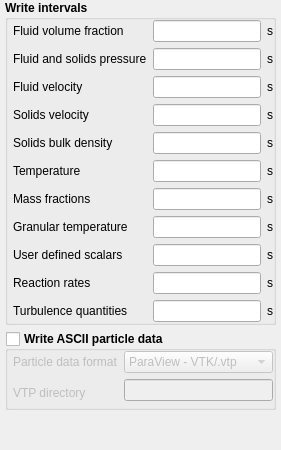
     <widget class="QWidget" name="page_spx">
      <layout class="QGridLayout" name="gridLayout_3">
       <property name="leftMargin">
        <number>5</number>
       </property>
       <property name="topMargin">
        <number>0</number>
       </property>
       <property name="rightMargin">
        <number>5</number>
       </property>
       <property name="bottomMargin">
        <number>0</number>
       </property>
       <item row="0" column="0" colspan="2">
        <widget class="QGroupBox" name="groupbox_spx">
         <property name="maximumSize">
          <size>
           <width>16777215</width>
           <height>16777215</height>
          </size>
         </property>
         <property name="font">
          <font>
           <weight>75</weight>
           <bold>true</bold>
          </font>
         </property>
         <property name="title">
          <string>Write intervals</string>
         </property>
         <property name="flat">
          <bool>true</bool>
         </property>
         <layout class="QGridLayout" name="gridLayout_2">
          <property name="leftMargin">
           <number>5</number>
          </property>
          <property name="topMargin">
           <number>0</number>
          </property>
          <property name="rightMargin">
           <number>0</number>
          </property>
          <property name="bottomMargin">
           <number>0</number>
          </property>
          <property name="spacing">
           <number>6</number>
          </property>
          <item row="8" column="2">
           <widget class="QLabel" name="label_spx_dt_units_args_9">
            <property name="font">
             <font>
              <weight>50</weight>
              <bold>false</bold>
             </font>
            </property>
            <property name="text">
             <string>s</string>
            </property>
           </widget>
          </item>
          <item row="5" column="1">
           <widget class="LineEdit" name="lineedit_keyword_spx_dt_args_6">
            <property name="maximumSize">
             <size>
              <width>16777215</width>
              <height>16777215</height>
             </size>
            </property>
            <property name="font">
             <font>
              <weight>50</weight>
              <bold>false</bold>
             </font>
            </property>
           </widget>
          </item>
          <item row="6" column="0">
           <widget class="QLabel" name="label_spx_dt_args_7">
            <property name="font">
             <font>
              <weight>50</weight>
              <bold>false</bold>
             </font>
            </property>
            <property name="text">
             <string>Mass fractions</string>
            </property>
           </widget>
          </item>
          <item row="9" column="0">
           <widget class="QLabel" name="label_spx_dt_args_10">
            <property name="font">
             <font>
              <weight>50</weight>
              <bold>false</bold>
             </font>
            </property>
            <property name="text">
             <string>Reaction rates</string>
            </property>
           </widget>
          </item>
          <item row="9" column="1">
           <widget class="LineEdit" name="lineedit_keyword_spx_dt_args_10">
            <property name="maximumSize">
             <size>
              <width>16777215</width>
              <height>16777215</height>
             </size>
            </property>
            <property name="font">
             <font>
              <weight>50</weight>
              <bold>false</bold>
             </font>
            </property>
           </widget>
          </item>
          <item row="9" column="2">
           <widget class="QLabel" name="label_spx_dt_units_args_10">
            <property name="font">
             <font>
              <weight>50</weight>
              <bold>false</bold>
             </font>
            </property>
            <property name="text">
             <string>s</string>
            </property>
           </widget>
          </item>
          <item row="10" column="0">
           <widget class="QLabel" name="label_spx_dt_args_11">
            <property name="font">
             <font>
              <weight>50</weight>
              <bold>false</bold>
             </font>
            </property>
            <property name="text">
             <string>Turbulence quantities</string>
            </property>
           </widget>
          </item>
          <item row="10" column="2">
           <widget class="QLabel" name="label_spx_dt_units_args_11">
            <property name="font">
             <font>
              <weight>50</weight>
              <bold>false</bold>
             </font>
            </property>
            <property name="text">
             <string>s</string>
            </property>
           </widget>
          </item>
          <item row="7" column="0">
           <widget class="QLabel" name="label_spx_dt_args_8">
            <property name="font">
             <font>
              <weight>50</weight>
              <bold>false</bold>
             </font>
            </property>
            <property name="text">
             <string>Granular temperature</string>
            </property>
           </widget>
          </item>
          <item row="7" column="1">
           <widget class="LineEdit" name="lineedit_keyword_spx_dt_args_8">
            <property name="font">
             <font>
              <weight>50</weight>
              <bold>false</bold>
             </font>
            </property>
           </widget>
          </item>
          <item row="7" column="2">
           <widget class="QLabel" name="label_spx_dt_units_args_8">
            <property name="font">
             <font>
              <weight>50</weight>
              <bold>false</bold>
             </font>
            </property>
            <property name="text">
             <string>s</string>
            </property>
           </widget>
          </item>
          <item row="8" column="0">
           <widget class="QLabel" name="label_spx_dt_args_9">
            <property name="font">
             <font>
              <weight>50</weight>
              <bold>false</bold>
             </font>
            </property>
            <property name="text">
             <string>User defined scalars</string>
            </property>
           </widget>
          </item>
          <item row="1" column="1">
           <widget class="LineEdit" name="lineedit_keyword_spx_dt_args_2">
            <property name="maximumSize">
             <size>
              <width>16777215</width>
              <height>16777215</height>
             </size>
            </property>
            <property name="font">
             <font>
              <weight>50</weight>
              <bold>false</bold>
             </font>
            </property>
           </widget>
          </item>
          <item row="1" column="2">
           <widget class="QLabel" name="label_spx_dt_units_args_2">
            <property name="font">
             <font>
              <weight>50</weight>
              <bold>false</bold>
             </font>
            </property>
            <property name="text">
             <string>s</string>
            </property>
           </widget>
          </item>
          <item row="2" column="0">
           <widget class="QLabel" name="label_spx_dt_args_3">
            <property name="font">
             <font>
              <weight>50</weight>
              <bold>false</bold>
             </font>
            </property>
            <property name="text">
             <string>Fluid velocity</string>
            </property>
           </widget>
          </item>
          <item row="0" column="0">
           <widget class="QLabel" name="label_spx_dt_args_1">
            <property name="font">
             <font>
              <weight>50</weight>
              <bold>false</bold>
             </font>
            </property>
            <property name="text">
             <string>Fluid volume fraction</string>
            </property>
           </widget>
          </item>
          <item row="0" column="1">
           <widget class="LineEdit" name="lineedit_keyword_spx_dt_args_1">
            <property name="maximumSize">
             <size>
              <width>16777215</width>
              <height>16777215</height>
             </size>
            </property>
            <property name="font">
             <font>
              <weight>50</weight>
              <bold>false</bold>
             </font>
            </property>
           </widget>
          </item>
          <item row="8" column="1">
           <widget class="LineEdit" name="lineedit_keyword_spx_dt_args_7">
            <property name="maximumSize">
             <size>
              <width>16777215</width>
              <height>16777215</height>
             </size>
            </property>
            <property name="font">
             <font>
              <weight>50</weight>
              <bold>false</bold>
             </font>
            </property>
           </widget>
          </item>
          <item row="5" column="2">
           <widget class="QLabel" name="label_spx_dt_units_args_6">
            <property name="font">
             <font>
              <weight>50</weight>
              <bold>false</bold>
             </font>
            </property>
            <property name="text">
             <string>s</string>
            </property>
           </widget>
          </item>
          <item row="6" column="1">
           <widget class="LineEdit" name="lineedit_keyword_spx_dt_args_9">
            <property name="maximumSize">
             <size>
              <width>16777215</width>
              <height>16777215</height>
             </size>
            </property>
            <property name="font">
             <font>
              <weight>50</weight>
              <bold>false</bold>
             </font>
            </property>
           </widget>
          </item>
          <item row="6" column="2">
           <widget class="QLabel" name="label_spx_dt_units_args_7">
            <property name="font">
             <font>
              <weight>50</weight>
              <bold>false</bold>
             </font>
            </property>
            <property name="text">
             <string>s</string>
            </property>
           </widget>
          </item>
          <item row="4" column="2">
           <widget class="QLabel" name="label_spx_dt_units_args_5">
            <property name="font">
             <font>
              <weight>50</weight>
              <bold>false</bold>
             </font>
            </property>
            <property name="text">
             <string>s</string>
            </property>
           </widget>
          </item>
          <item row="5" column="0">
           <widget class="QLabel" name="label_spx_dt_args_6">
            <property name="font">
             <font>
              <weight>50</weight>
              <bold>false</bold>
             </font>
            </property>
            <property name="text">
             <string>Temperature</string>
            </property>
           </widget>
          </item>
          <item row="2" column="1">
           <widget class="LineEdit" name="lineedit_keyword_spx_dt_args_3">
            <property name="maximumSize">
             <size>
              <width>16777215</width>
              <height>16777215</height>
             </size>
            </property>
            <property name="font">
             <font>
              <weight>50</weight>
              <bold>false</bold>
             </font>
            </property>
           </widget>
          </item>
          <item row="2" column="2">
           <widget class="QLabel" name="label_spx_dt_units_args_3">
            <property name="font">
             <font>
              <weight>50</weight>
              <bold>false</bold>
             </font>
            </property>
            <property name="text">
             <string>s</string>
            </property>
           </widget>
          </item>
          <item row="3" column="0">
           <widget class="QLabel" name="label_spx_dt_args_4">
            <property name="font">
             <font>
              <weight>50</weight>
              <bold>false</bold>
             </font>
            </property>
            <property name="text">
             <string>Solids velocity</string>
            </property>
           </widget>
          </item>
          <item row="3" column="1">
           <widget class="LineEdit" name="lineedit_keyword_spx_dt_args_4">
            <property name="maximumSize">
             <size>
              <width>16777215</width>
              <height>16777215</height>
             </size>
            </property>
            <property name="font">
             <font>
              <weight>50</weight>
              <bold>false</bold>
             </font>
            </property>
           </widget>
          </item>
          <item row="3" column="2">
           <widget class="QLabel" name="label_spx_dt_units_args_4">
            <property name="font">
             <font>
              <weight>50</weight>
              <bold>false</bold>
             </font>
            </property>
            <property name="text">
             <string>s</string>
            </property>
           </widget>
          </item>
          <item row="4" column="1">
           <widget class="LineEdit" name="lineedit_keyword_spx_dt_args_5">
            <property name="maximumSize">
             <size>
              <width>16777215</width>
              <height>16777215</height>
             </size>
            </property>
            <property name="font">
             <font>
              <weight>50</weight>
              <bold>false</bold>
             </font>
            </property>
           </widget>
          </item>
          <item row="4" column="0">
           <widget class="QLabel" name="label_spx_dt_args_5">
            <property name="font">
             <font>
              <weight>50</weight>
              <bold>false</bold>
             </font>
            </property>
            <property name="text">
             <string>Solids bulk density</string>
            </property>
           </widget>
          </item>
          <item row="10" column="1">
           <widget class="LineEdit" name="lineedit_keyword_spx_dt_args_11">
            <property name="font">
             <font>
              <weight>50</weight>
              <bold>false</bold>
             </font>
            </property>
           </widget>
          </item>
          <item row="0" column="2">
           <widget class="QLabel" name="label_spx_dt_units_args_1">
            <property name="font">
             <font>
              <weight>50</weight>
              <bold>false</bold>
             </font>
            </property>
            <property name="text">
             <string>s</string>
            </property>
           </widget>
          </item>
          <item row="1" column="0">
           <widget class="QLabel" name="label_spx_dt_args_2">
            <property name="font">
             <font>
              <weight>50</weight>
              <bold>false</bold>
             </font>
            </property>
            <property name="text">
             <string>Fluid and solids pressure</string>
            </property>
           </widget>
          </item>
         </layout>
        </widget>
       </item>
       <item row="1" column="0" colspan="2">
        <widget class="QGroupBox" name="groupbox_print_des_data">
         <property name="font">
          <font>
           <weight>75</weight>
           <bold>true</bold>
          </font>
         </property>
         <property name="title">
          <string>Write ASCII particle data</string>
         </property>
         <property name="flat">
          <bool>true</bool>
         </property>
         <property name="checkable">
          <bool>true</bool>
         </property>
         <property name="checked">
          <bool>false</bool>
         </property>
         <layout class="QGridLayout" name="gridLayout_4">
          <property name="leftMargin">
           <number>5</number>
          </property>
          <property name="topMargin">
           <number>0</number>
          </property>
          <property name="rightMargin">
           <number>0</number>
          </property>
          <property name="bottomMargin">
           <number>0</number>
          </property>
          <property name="verticalSpacing">
           <number>6</number>
          </property>
          <item row="0" column="0">
           <widget class="QLabel" name="label_des_output_type">
            <property name="font">
             <font>
              <weight>50</weight>
              <bold>false</bold>
             </font>
            </property>
            <property name="text">
             <string>Particle data format</string>
            </property>
           </widget>
          </item>
          <item row="0" column="1">
           <widget class="ComboBox" name="combobox_des_output_type">
            <property name="font">
             <font>
              <weight>50</weight>
              <bold>false</bold>
             </font>
            </property>
            <item>
             <property name="text">
              <string>ParaView - VTK/.vtp</string>
             </property>
            </item>
            <item>
             <property name="text">
              <string>Tecplot - .dat</string>
             </property>
            </item>
           </widget>
          </item>
          <item row="1" column="1">
           <widget class="LineEdit" name="lineedit_keyword_vtp_dir">
            <property name="font">
             <font>
              <weight>50</weight>
              <bold>false</bold>
             </font>
            </property>
           </widget>
          </item>
          <item row="1" column="0" rowspan="2">
           <widget class="QLabel" name="label_vtp_dir">
            <property name="font">
             <font>
              <weight>50</weight>
              <bold>false</bold>
             </font>
            </property>
            <property name="text">
             <string>VTP directory</string>
            </property>
           </widget>
          </item>
         </layout>
        </widget>
       </item>
       <item row="2" column="0">
        <spacer name="verticalSpacer_2">
         <property name="orientation">
          <enum>Qt::Vertical</enum>
         </property>
         <property name="sizeHint" stdset="0">
          <size>
           <width>20</width>
           <height>40</height>
          </size>
         </property>
        </spacer>
       </item>
      </layout>
     </widget>
